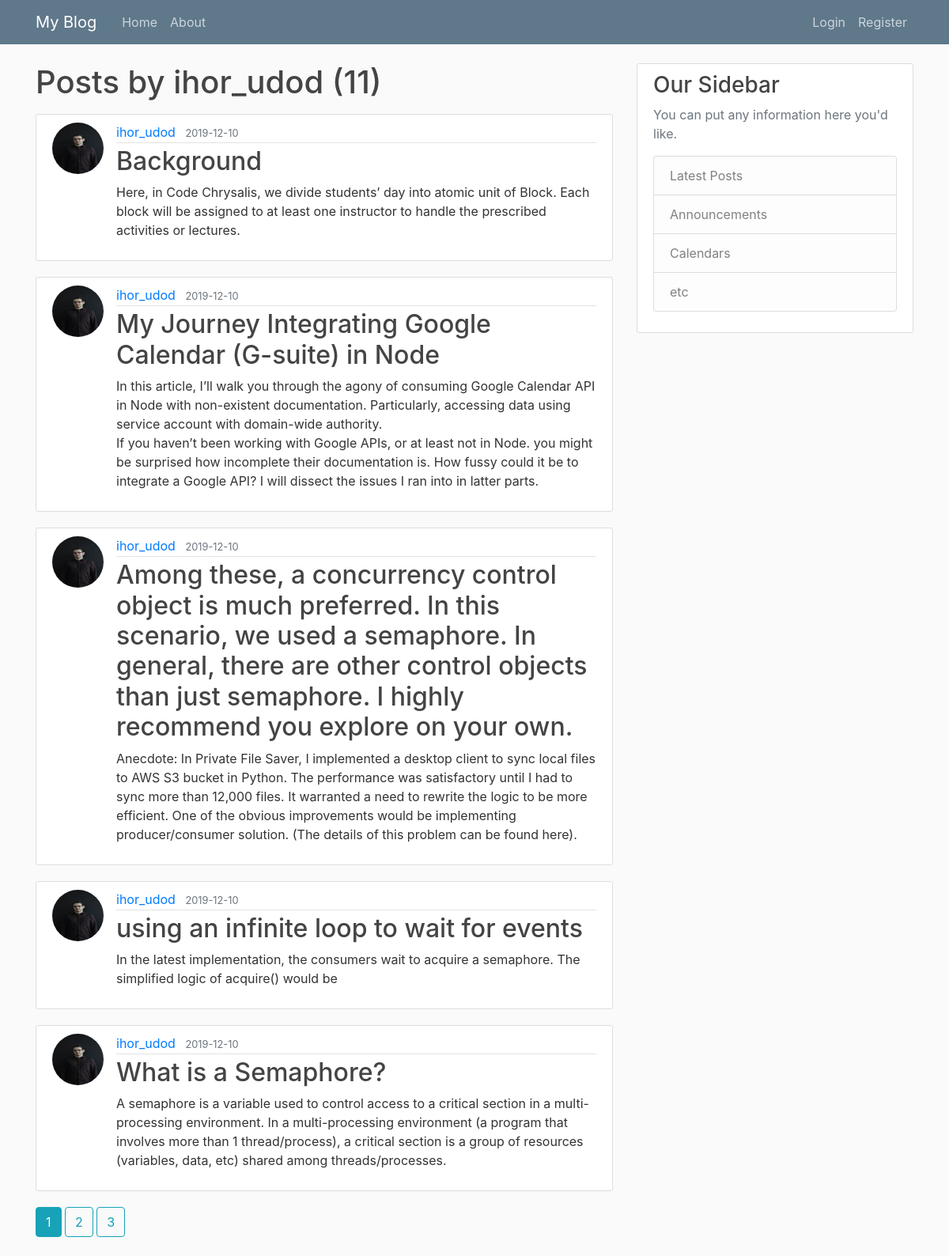
Screenshot of /user/ihor_udod with the database file from the repository.
### fl_blog/models.py (models this page shows, shortened)
class User(db.Model, UserMixin):
    id = db.Column(db.Integer, primary_key=True)
    username = db.Column(db.String(20), unique=True, nullable=False)
    email = db.Column(db.String(120), unique=True, nullable=False)
    image_file = db.Column(db.String(20), nullable=False, default="default.jpg")
    password = db.Column(db.String(60), nullable=False)
    posts = db.relationship("Post", backref="author", lazy=True)

class Post(db.Model):
    id = db.Column(db.Integer, primary_key=True)
    title = db.Column(db.String(120), nullable=False)
    date_posted = db.Column(db.DateTime, nullable=False, default=datetime.utcnow)
    content = db.Column(db.Text, nullable=False)
    user_id = db.Column(db.Integer, db.ForeignKey("user.id"), nullable=False)

### fl_blog/users/routes.py (the view)
@users.route("/user/<string:username>")
def user_posts(username):
    page = request.args.get("page", 1, type=int)
    user = User.query.filter_by(username=username).first_or_404()
    posts = (
        Post.query.filter_by(author=user)
        .order_by(Post.date_posted.desc())
        .paginate(page=page, per_page=5)
    )
    return render_template("user_posts.html", posts=posts, user=user)

### fl_blog/templates/user_posts.html
{% extends "layout.html" %}
{% block content %}
<h1 class="mb-3">Posts by {{ user.username }} ({{ posts.total }})</h1>
{% for post in posts.items %}
<article class="media content-section">
  <img class="rounded-circle article-img"
    src="{{ url_for('static', filename='profile_pics/' + post.author.image_file) }}">
  <div class="media-body">
    <div class="article-metadata">
      <a class="mr-2"
        href="{{ url_for('users.user_posts', username=post.author.username) }}">{{ post.author.username }}</a>
      <small class="text-muted">{{ post.date_posted.strftime('%Y-%m-%d') }}</small>
    </div>
    <h2><a class="article-title" href="{{ url_for('posts.post', post_id=post.id) }}">{{ post.title }}</a></h2>
    <p class="article-content">{{ post.content }}</p>
  </div>
</article>
{% endfor %}
{% for page_num in posts.iter_pages(left_edge=1, right_edge=1, left_current=1, right_current=2) %}
{% if page_num %}
{% if posts.page == page_num %}
<a class="btn btn-info mb-4"
  href="{{ url_for('users.user_posts', username=user.username, page=page_num) }}">{{ page_num }}</a>
{% else %}
<a class="btn btn-outline-info mb-4"
  href="{{ url_for('users.user_posts', username=user.username, page=page_num) }}">{{ page_num }}</a>
{% endif %}
{% else %}
...
{% endif %}
{% endfor %}
{% endblock content %}

### fl_blog/static/main.css (style rules this page uses)
body { background: #fafafa; color: #333333; margin-top: 5rem; }
h1, h2, h3, h4, h5, h6 { color: #444444; }
.content-section { background: #ffffff; padding: 10px 20px; border: 1px solid #dddddd; border-radius: 3px; margin-bottom: 20px; }
.article-title { color: #444444; }
.article-content { white-space: pre-line; }
.article-img { height: 65px; width: 65px; margin-right: 16px; }
.article-metadata { padding-bottom: 1px; margin-bottom: 4px; border-bottom: 1px solid #e3e3e3 }

### rows the page displays
User: username "ihor_udod"
Post: image_file (picture), author.username "ihor_udod", date_posted "2019-12-10", title "Background", content "Here, in Code Chrysalis, we divide students’ day into atomic unit of Block. Each block will be assigned to at least one instructor to handle the prescribed activities or lectures."
Post: image_file (picture), author.username "ihor_udod", date_posted "2019-12-10", title "My Journey Integrating Google Calendar (G-suite) in Node", content "In this article, I’ll walk you through the agony of consuming Google Calendar API in Node with non-existent documentation. Particularly, accessing data using service account with domain-wide authority. If you haven’t been working with Google APIs, or at least not in Node. you might be surprised how incomplete their documentation is. How fussy could it be to integrate a Google API? I will dissect the issues I ran into in latter parts."
Post: image_file (picture), author.username "ihor_udod", date_posted "2019-12-10", title "Among these, a concurrency control object is much preferred. In this scenario, we used a semaphore. In general, there are other control objects than just semaphore. I highly recommend you explore on your own.", content "Anecdote: In Private File Saver, I implemented a desktop client to sync local files to AWS S3 bucket in Python. The performance was satisfactory until I had to sync more than 12,000 files. It warranted a need to rewrite the logic to be more efficient. One of the obvious improvements would be implementing producer/consumer solution. (The details of this problem can be found here)."
Post: image_file (picture), author.username "ihor_udod", date_posted "2019-12-10", title "using an infinite loop to wait for events", content "In the latest implementation, the consumers wait to acquire a semaphore. The simplified logic of acquire() would be"
Post: image_file (picture), author.username "ihor_udod", date_posted "2019-12-10", title "What is a Semaphore?", content "A semaphore is a variable used to control access to a critical section in a multi-processing environment. In a multi-processing environment (a program that involves more than 1 thread/process), a critical section is a group of resources (variables, data, etc) shared among threads/processes."

### other values shown
{{ posts.total }} "11"
{{ page_num }} "1"
{{ page_num }} "2" "3"
